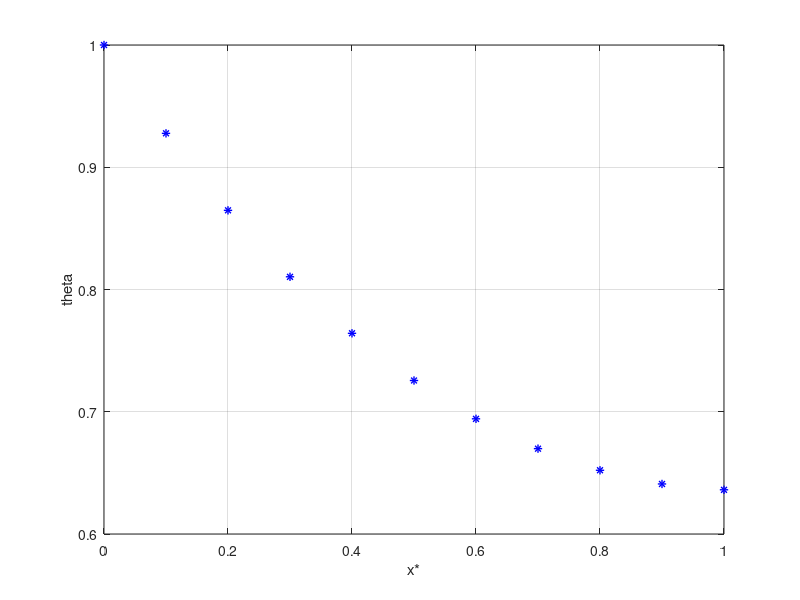
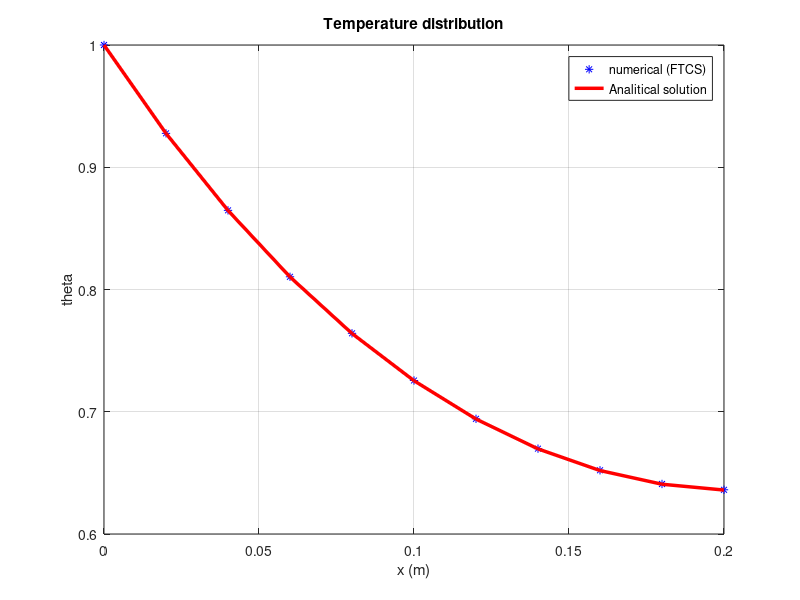

Source code (MATLAB) for these figures, in order:
clear all ; close all ; clc ;

% definition of parameters %
L = 0.2 ; % length of fin
R = 0.01 ; % radius of fin
h = 25 ; % convection heat transfer coefficient of ambient
C = 897 ; % specific heat capacity of fin
rho = 2700 ; % density of fin
k = 200 ; % conduction heat transfer coefficient
Tinf = 300 ; % ambient temperature in kelvin
Tbase = 500 ; % temperature of base of fin
teta_base = 1 ; % dimensionless temperature at base
P = 2*pi*R ; % perimeter of fin
A_s = pi*R^2 ; % cross section area of fin
m = (h*P/(k*A_s))^0.5 ;
% mesh creation
n = 10 ; % number of divisions
deltax = 1/n ;
alpha = k/(rho*C);
nu = 0.5 ; % ( CFL condition )
deltat = (nu*deltax^2); % calculating time step based on CFL condition
NTS = 1000000; % number of time steps

B = deltat/(deltax^2);
S =(1-2*B-deltat*((m*L)^2));
E =2*B;
F = S-((2*h*L*deltat)/(k*deltax));

% initial condition
theta(1,1)=1; % for left boundary node
for i=2:n+1
theta(i,1)=0 ;
end

A=sparse([],[],[],n+1,n+1); % allocation of sparse matrix A
A(1,1)=1;% left boundary node
for i=2:n ; % interior nodes
    A(i,i)= S ;
    A(i,i-1)= B;
    A(i,i+1)= B ;
end
% right boundary node
A(n+1,n)= E ;
A(n+1,n+1)= F ;
% time loop
t = 0 ;
for j=1:NTS % "j" stands for time and "i" stands for space
t = t + deltat ;
theta(:,j+1)= A * theta(:,j) ; % left boundary node
 if sum(abs(theta(:,j+1)-theta(:,j))) < 0.00001 % criterion for reaching to steady state
    disp ( ' solution has reached to steady state after ' )
    t
    break
end
end

x=linspace(0,1,n+1);
plot(x',theta(:,end),'b*','linewidth',1)
grid
xlabel( ' x* ')
ylabel( ' theta ' )


% analytical solution
xx=linspace(0,L,length(x));
teta_Analytic=(cosh(m*(L-xx))+(h/(m*k))*sinh(m*(L-xx)))/(cosh(m*L)+(h/(m*k))*sinh(m*L));
figure(2)
plot1=plot(xx,theta(:,end),'b*','linewidth',0.5); % steady state solution
hold on
plot2=plot(xx,teta_Analytic,'r','linewidth',2.5);
grid on
title( ' Temperature distribution ' )
xlabel( ' x (m) ' )
ylabel( ' theta ' )
legend ([plot1 plot2],{'numerical (FTCS)','Analitical solution'}) % validation
